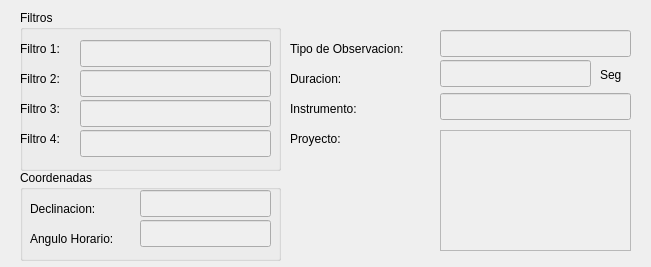
<?xml version="1.0" encoding="UTF-8"?>
<ui version="4.0">
 <class>FormProtocolo</class>
 <widget class="QWidget" name="FormProtocolo">
  <property name="geometry">
   <rect>
    <x>0</x>
    <y>0</y>
    <width>651</width>
    <height>267</height>
   </rect>
  </property>
  <property name="minimumSize">
   <size>
    <width>651</width>
    <height>267</height>
   </size>
  </property>
  <property name="maximumSize">
   <size>
    <width>651</width>
    <height>267</height>
   </size>
  </property>
  <property name="windowTitle">
   <string>Form</string>
  </property>
  <widget class="QLineEdit" name="lineEditTipoObservacion">
   <property name="enabled">
    <bool>false</bool>
   </property>
   <property name="geometry">
    <rect>
     <x>440</x>
     <y>30</y>
     <width>191</width>
     <height>27</height>
    </rect>
   </property>
  </widget>
  <widget class="QGroupBox" name="groupBox_4">
   <property name="geometry">
    <rect>
     <x>20</x>
     <y>170</y>
     <width>261</width>
     <height>91</height>
    </rect>
   </property>
   <property name="title">
    <string>Coordenadas</string>
   </property>
   <widget class="QLabel" name="label_5">
    <property name="geometry">
     <rect>
      <x>10</x>
      <y>30</y>
      <width>91</width>
      <height>17</height>
     </rect>
    </property>
    <property name="text">
     <string>Declinacion:</string>
    </property>
   </widget>
   <widget class="QLabel" name="label_6">
    <property name="geometry">
     <rect>
      <x>10</x>
      <y>60</y>
      <width>111</width>
      <height>17</height>
     </rect>
    </property>
    <property name="text">
     <string>Angulo Horario:</string>
    </property>
   </widget>
   <widget class="QLineEdit" name="lineEditDeclinacion">
    <property name="enabled">
     <bool>false</bool>
    </property>
    <property name="geometry">
     <rect>
      <x>120</x>
      <y>20</y>
      <width>131</width>
      <height>27</height>
     </rect>
    </property>
   </widget>
   <widget class="QLineEdit" name="lineEditAnguloHorario">
    <property name="enabled">
     <bool>false</bool>
    </property>
    <property name="geometry">
     <rect>
      <x>120</x>
      <y>50</y>
      <width>131</width>
      <height>27</height>
     </rect>
    </property>
   </widget>
  </widget>
  <widget class="QTextEdit" name="textEditProyecto">
   <property name="enabled">
    <bool>false</bool>
   </property>
   <property name="geometry">
    <rect>
     <x>440</x>
     <y>130</y>
     <width>191</width>
     <height>121</height>
    </rect>
   </property>
  </widget>
  <widget class="QGroupBox" name="groupBox_3">
   <property name="geometry">
    <rect>
     <x>20</x>
     <y>10</y>
     <width>261</width>
     <height>161</height>
    </rect>
   </property>
   <property name="title">
    <string>Filtros</string>
   </property>
   <widget class="QLabel" name="label">
    <property name="geometry">
     <rect>
      <x>0</x>
      <y>30</y>
      <width>61</width>
      <height>17</height>
     </rect>
    </property>
    <property name="text">
     <string>Filtro 1:</string>
    </property>
   </widget>
   <widget class="QLabel" name="label_2">
    <property name="geometry">
     <rect>
      <x>0</x>
      <y>60</y>
      <width>61</width>
      <height>17</height>
     </rect>
    </property>
    <property name="text">
     <string>Filtro 2:</string>
    </property>
   </widget>
   <widget class="QLabel" name="label_3">
    <property name="geometry">
     <rect>
      <x>0</x>
      <y>90</y>
      <width>61</width>
      <height>17</height>
     </rect>
    </property>
    <property name="text">
     <string>Filtro 3:</string>
    </property>
   </widget>
   <widget class="QLabel" name="label_4">
    <property name="geometry">
     <rect>
      <x>0</x>
      <y>120</y>
      <width>61</width>
      <height>17</height>
     </rect>
    </property>
    <property name="text">
     <string>Filtro 4:</string>
    </property>
   </widget>
   <widget class="QLineEdit" name="lineEditFiltro1">
    <property name="enabled">
     <bool>false</bool>
    </property>
    <property name="geometry">
     <rect>
      <x>60</x>
      <y>30</y>
      <width>191</width>
      <height>27</height>
     </rect>
    </property>
   </widget>
   <widget class="QLineEdit" name="lineEditFiltro2">
    <property name="enabled">
     <bool>false</bool>
    </property>
    <property name="geometry">
     <rect>
      <x>60</x>
      <y>60</y>
      <width>191</width>
      <height>27</height>
     </rect>
    </property>
   </widget>
   <widget class="QLineEdit" name="lineEditFiltro3">
    <property name="enabled">
     <bool>false</bool>
    </property>
    <property name="geometry">
     <rect>
      <x>60</x>
      <y>90</y>
      <width>191</width>
      <height>27</height>
     </rect>
    </property>
   </widget>
   <widget class="QLineEdit" name="lineEditFiltro4">
    <property name="enabled">
     <bool>false</bool>
    </property>
    <property name="geometry">
     <rect>
      <x>60</x>
      <y>120</y>
      <width>191</width>
      <height>27</height>
     </rect>
    </property>
   </widget>
  </widget>
  <widget class="QLineEdit" name="lineEditDuracion">
   <property name="enabled">
    <bool>false</bool>
   </property>
   <property name="geometry">
    <rect>
     <x>440</x>
     <y>60</y>
     <width>151</width>
     <height>27</height>
    </rect>
   </property>
  </widget>
  <widget class="QLabel" name="label_7">
   <property name="geometry">
    <rect>
     <x>290</x>
     <y>40</y>
     <width>151</width>
     <height>17</height>
    </rect>
   </property>
   <property name="text">
    <string>Tipo de Observacion:</string>
   </property>
  </widget>
  <widget class="QLabel" name="label_8">
   <property name="geometry">
    <rect>
     <x>290</x>
     <y>70</y>
     <width>71</width>
     <height>17</height>
    </rect>
   </property>
   <property name="text">
    <string>Duracion:</string>
   </property>
  </widget>
  <widget class="QLabel" name="label_9">
   <property name="geometry">
    <rect>
     <x>290</x>
     <y>130</y>
     <width>91</width>
     <height>17</height>
    </rect>
   </property>
   <property name="text">
    <string>Proyecto:</string>
   </property>
  </widget>
  <widget class="QLabel" name="label_10">
   <property name="geometry">
    <rect>
     <x>290</x>
     <y>100</y>
     <width>101</width>
     <height>17</height>
    </rect>
   </property>
   <property name="text">
    <string>Instrumento:</string>
   </property>
  </widget>
  <widget class="QLineEdit" name="lineEditInstrumento">
   <property name="enabled">
    <bool>false</bool>
   </property>
   <property name="geometry">
    <rect>
     <x>440</x>
     <y>93</y>
     <width>191</width>
     <height>27</height>
    </rect>
   </property>
  </widget>
  <widget class="QLabel" name="label_11">
   <property name="geometry">
    <rect>
     <x>600</x>
     <y>65</y>
     <width>31</width>
     <height>20</height>
    </rect>
   </property>
   <property name="text">
    <string>Seg</string>
   </property>
  </widget>
 </widget>
 <resources/>
 <connections/>
</ui>
